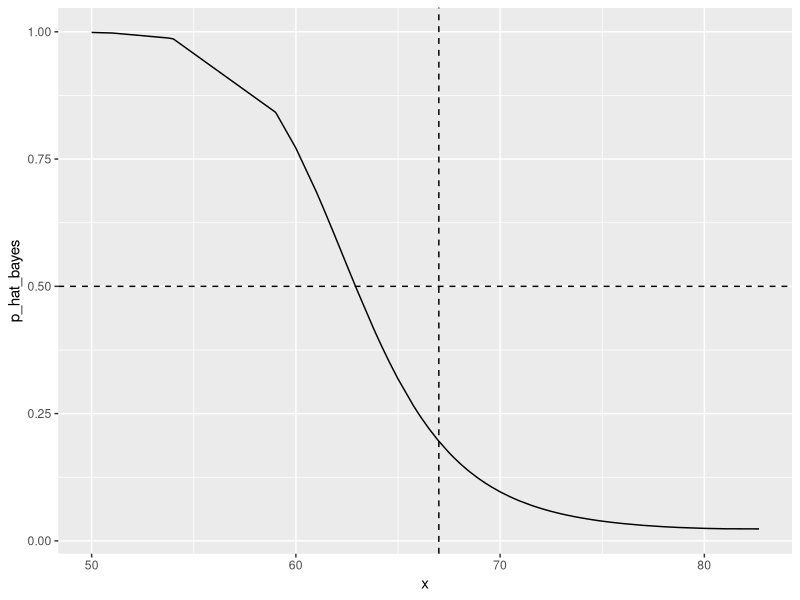
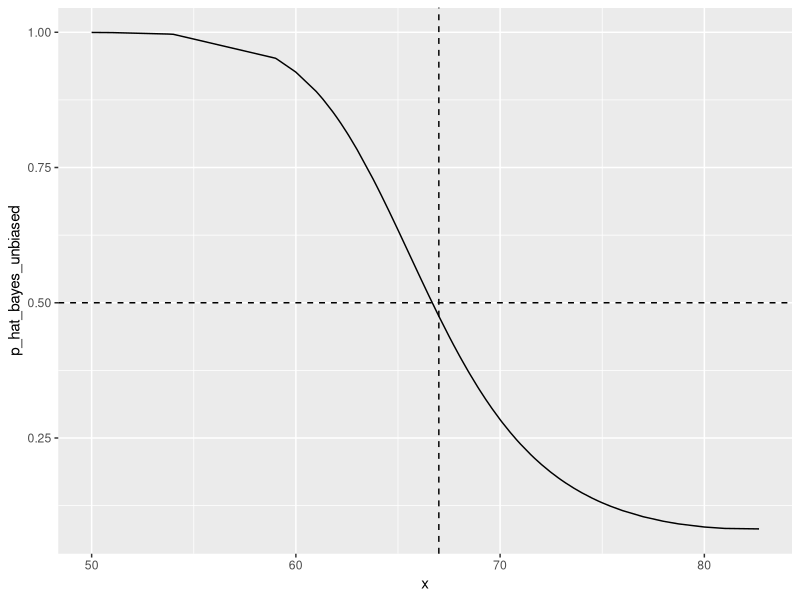

Reproduce these figures in R, in order.
#Algorithm: Generative Models: Naive Bayers
#Author: Dayane Gonçalves

######################################################################################################
#Case: Apply nayve bayers to predicting sex from height.
#######################################################################################################
#Step 1:Getting dataset
library(tidyverse)
library(caret)
library(dslabs)
data("heights")

#step 2: Generating training and testing set
y <- heights$height
set.seed(1995)
test_index <- createDataPartition(y, times = 1, p = 0.5, list = FALSE)
train_set <- heights |> slice(-test_index)
test_set <- heights |> slice(test_index)

#the Naive Bayes approach is particularly appropriate because we know that the normal distribution
#is a good approximation for the conditional distributions of height given sex for both classes

#step 3:Approximating the conditional distributions
params <- train_set |>
  group_by(sex) |> 
  summarize(avg = mean(height), sd = sd(height))
params
#estimating the prevalence
pi <- train_set |> summarize(pi=mean(sex=="Female")) |> pull(pi)
pi

# Getting an actual rule
x <- test_set$height

f0 <- dnorm(x, params$avg[2], params$sd[2])
f1 <- dnorm(x, params$avg[1], params$sd[1])

p_hat_bayes <- f1*pi / (f1*pi + f0*(1 - pi))

qplot(x, p_hat_bayes, geom = "line") + 
  geom_hline(yintercept = 0.5, lty = 2) + 
  geom_vline(xintercept = 67, lty = 2)

#Controlling prevalence
y_hat_bayes <- ifelse(p_hat_bayes > 0.5, "Female", "Male")
sensitivity(data = factor(y_hat_bayes), reference = factor(test_set$sex))
specificity(data = factor(y_hat_bayes), reference = factor(test_set$sex))

p_hat_bayes_unbiased <- f1 * 0.5 / (f1 * 0.5 + f0 * (1 - 0.5)) 
y_hat_bayes_unbiased <- ifelse(p_hat_bayes_unbiased> 0.5, "Female", "Male")
sensitivity(factor(y_hat_bayes_unbiased), factor(test_set$sex))
specificity(factor(y_hat_bayes_unbiased), factor(test_set$sex))

qplot(x, p_hat_bayes_unbiased, geom = "line") + 
  geom_hline(yintercept = 0.5, lty = 2) + 
  geom_vline(xintercept = 67, lty = 2)
